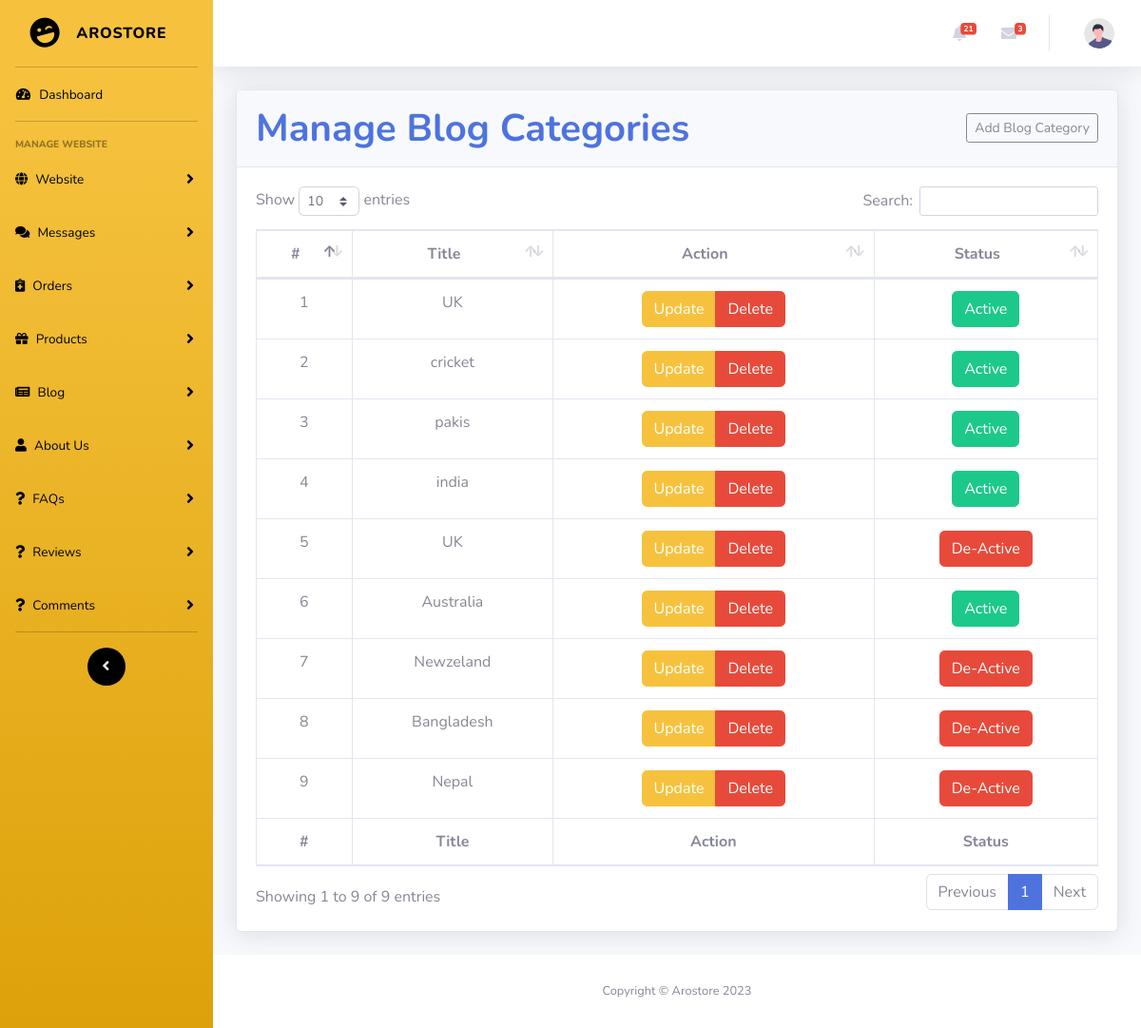
The page /admin/manage_blog_category.php (signed in) on the database its author committed.
### tables this page shows
CREATE TABLE `blog_category` (
  `blog_cat_id` int(11) NOT NULL,
  `blog_cat` varchar(255) NOT NULL,
  `status` varchar(255) NOT NULL
);

### admin/manage_blog_category.php (the view, shortened to what this page needs)
<?php
include('include/connection.php');
$query  = "SELECT * FROM `blog_category`";
$data   = mysqli_query($conn,$query);
$serial = 0;
$ccategory = '';
while($row = mysqli_fetch_array($data)){
    $serial = $serial + 1;
    $catid         = $row['blog_cat_id'];
     $cat         = $row['blog_cat'];
    $cat_status     = $row['status'];
    if($cat_status=='Active'){
        $status_btn = '<a href="update_blog_category.php?blog_catid='.$catid.'&status=In-Active" class="btn btn-success">Active</a>';
    }
        else{
            $status_btn = '<a href="update_blog_category.php?blog_catid='.$catid.'&status=Active" class="btn btn-danger">De-Active</a>';
        }
    $cat_update_btn = '<a href="update_category.php?update_cat_id='.$catid.'" class="btn btn-warning">Update</a>';
    $cat_delete_btn = '<a href="delete_category.php?delete_blog_cat_id='.$catid.'" class="btn btn-danger">Delete</a>';
    $ccategory .='<tr class="text-center">
                    <td>'.$serial.'</td>
                    <td>'.$cat.'</td>
                    <td>
                        <div class="btn-group">
                            '.$cat_update_btn.$cat_delete_btn.'
                        </div>
                    </td>
                  <td>'.$status_btn.'</td>
                </tr>';
}
?>
<!DOCTYPE html>
<html lang="en">
<head>
    <link href="vendor/fontawesome-free/css/all.min.css" rel="stylesheet" type="text/css">
    <link href="css/sb-admin-2.css" rel="stylesheet">
    <link href="vendor/datatables/dataTables.bootstrap4.min.css" rel="stylesheet">
</head>
<body id="page-top">
    <div id="wrapper">
       <?php include('include/side_baradd.php');?>
        <div id="content-wrapper" class="d-flex flex-column">
            <div id="content">
              <?php include('include/top_baradd.php');?>
                <div class="container-fluid">
                    <div class="card shadow mb-4">
                        <div class="card-header py-3">
                            <h1 class="m-0 font-weight-bold text-primary float-left">Manage Blog Categories</h1>
                <a href="add_blog_cat.php" type="button" class="btn btn-sm btn-outline-secondary mt-2 float-right">
                    Add Blog Category
                </a>
                        </div>
                        <div class="card-body">
                            <div class="table-responsive">
                                <table class="table table-bordered" id="dataTable" width="100%" cellspacing="0">
                                    <thead class="text-center">
                                        <tr>
                                        <th>#</th>
                                      <th>Title</th>
                                      <th>Action</th>
                                       <th>Status</th>
                                        </tr>
                                    </thead>
                                    <tbody>
                                    <?php echo $ccategory; ?>
                                    </tbody>
                                    <tfoot class="text-center">
                                       <tr>
                                        <th>#</th>
                                        <th>Title</th>
                                        <th>Action</th>
                                        <th>Status</th>
                                        </tr>
                                    </tfoot>
                                </table>
                            </div>
                        </div>
                    </div>
                </div>
            </div>
            <?php include('include/footeradd.php');?>
</body>
</html>

### admin/include/top_baradd.php (style rules this page uses)
body { overflow-y: scroll; }

### rows shown on the page
blog_category: blog_cat "UK"
blog_category: blog_cat "cricket"
blog_category: blog_cat "pakis"
blog_category: blog_cat "india"
blog_category: blog_cat "UK"
blog_category: blog_cat "Australia"
blog_category: blog_cat "Newzeland"
blog_category: blog_cat "Bangladesh"
blog_category: blog_cat "Nepal"

### other values the page prints
$pendinggg_oreder "21"
$message_unread "3"
